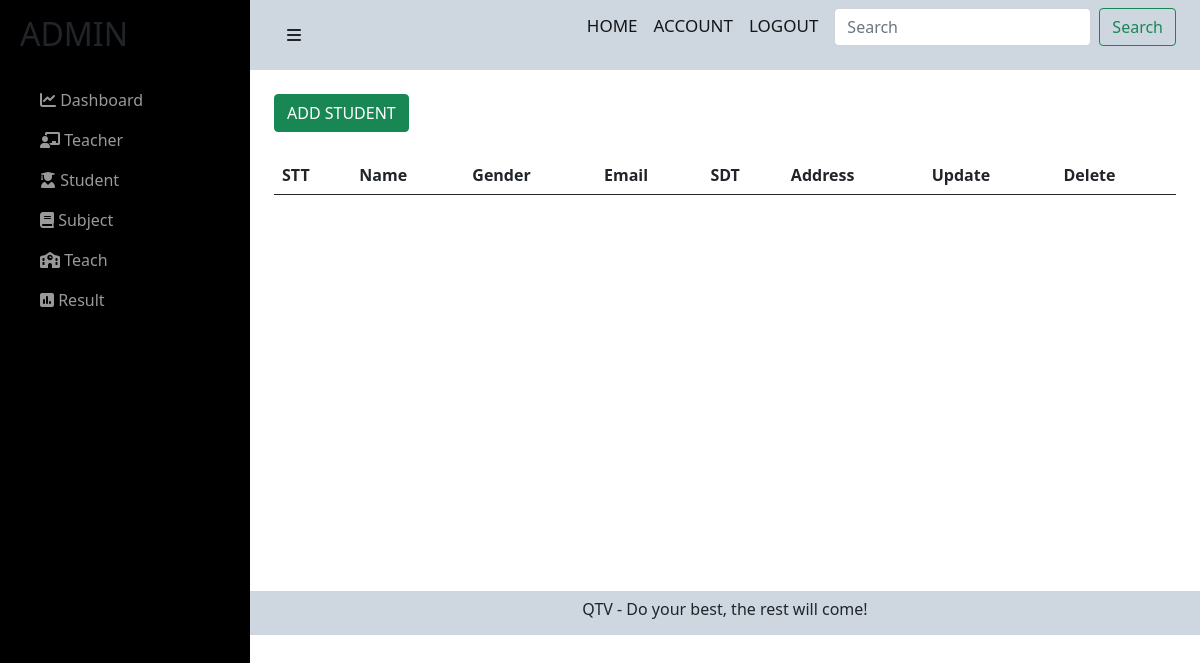
The page /admin/student.php on the database as committed earlier.
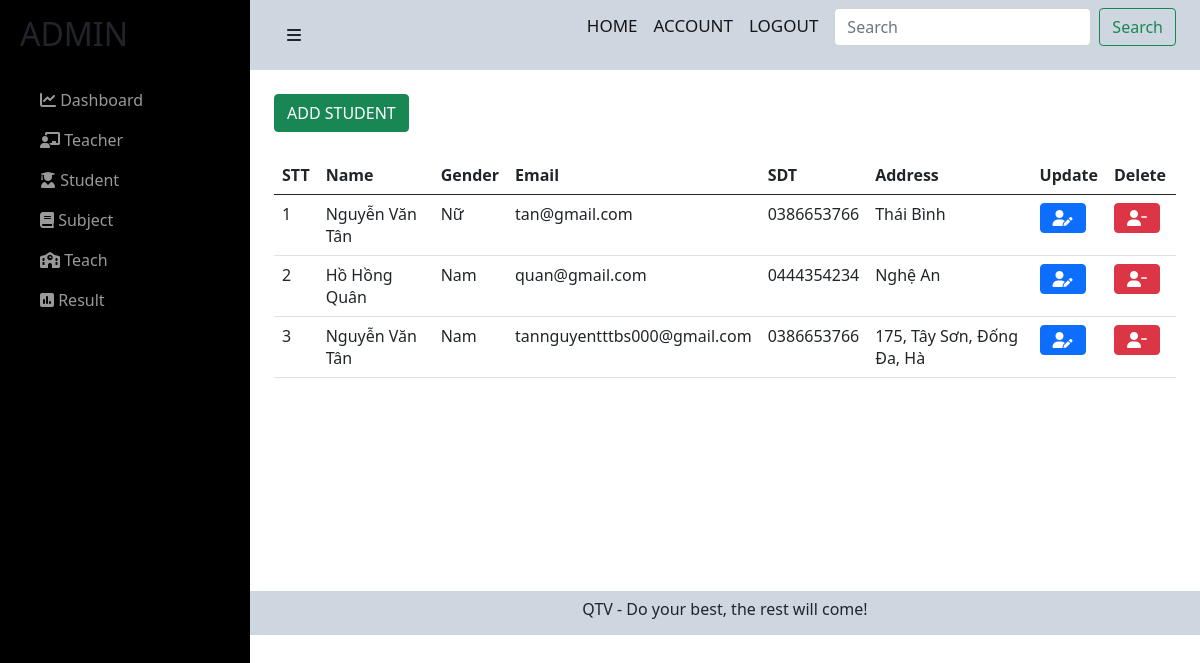
The same page on the database as committed later.
### tables this page shows
CREATE TABLE `sinhvien` (
  `idSV` int(11) NOT NULL,
  `nameSV` varchar(255) NOT NULL,
  `genderSV` tinyint(1) NOT NULL,
  `emailSV` varchar(255) NOT NULL,
  `sdtSV` varchar(255) NOT NULL,
  `addressSV` varchar(255) NOT NULL
);

### admin/student.php (the view, shortened to what this page needs)
<?php include('../config/config.php'); ?>
<link href="https://cdn.jsdelivr.net/npm/bootstrap@5.0.2/dist/css/bootstrap.min.css" rel="stylesheet">
<link rel="stylesheet" href="https://cdnjs.cloudflare.com/ajax/libs/font-awesome/6.0.0-beta2/css/all.min.css" />
<link rel="stylesheet" href="../css/teacher-admin.css">
<div id="wrapper">
    <div id="sidebar-wrapper">
        <ul class="sidebar-nav">
        <li class="sidebar-brand">
                <h2>ADMIN</h2>
            </li>
            <li>
                <a href="index.php"><i class="fas fa-chart-line"></i> Dashboard</a>
            </li>
            <li>
                <a href="teacher.php"><i class="fas fa-chalkboard-teacher"></i> Teacher</a>
            </li>
            <li>
                <a href="student.php"><i class="fas fa-user-graduate"></i> Student</a>
            </li>
            <li>
                <a href="subject.php"><i class="fas fa-book"></i> Subject</a>
            </li>
            <li>
                <a href=".teach.php"><i class="fas fa-school"></i> Teach</a>
            </li>
            <li>
                <a href="result.php"><i class="fas fa-poll"></i> Result</a>
            </li>
        </ul>
    </div>
    <div id="page-content-wrapper">
        <div class="container-fluid">
            <div class="row">
                <div class="col-lg-12">
                    <nav class="navbar navbar-light">
                        <div class="container-fluid">
                            <a href="#menu-toggle" class="btn btn-default" id="menu-toggle"><i class="fas fa-bars"></i></a>
                            <form class="d-flex">
                                <a href="" class="navbar-brand">HOME</a>
                                <a href="" class="navbar-brand">ACCOUNT</a>
                                <a href="" class="navbar-brand">LOGOUT</a>
                                <input class="form-control me-2" type="search" placeholder="Search" aria-label="Search">
                                <button class="btn btn-outline-success" type="submit">Search</button>
                            </form>
                        </div>
                    </nav>
                    <div class="container">
                        <br>
                        <a href="./add-student-admin.php"><button class="btn btn-success"> ADD STUDENT</button></a>
                        <br><br>
                        <table class="table">
                            <thead>
                                <tr>
                                    <th scope="col">STT</th>
                                    <th scope="col">Name</th>
                                    <th scope="col">Gender</th>
                                    <th scope="col">Email</th>
                                    <th scope="col">SDT</th>
                                    <th scope="col">Address</th>
                                    <th scope="col">Update</th>
                                    <th scope="col">Delete</th>
                                </tr>
                            </thead>
                            <tbody>
                                <?php
                                $sql = "SELECT * from sinhvien";
                                $res = mysqli_query($conn, $sql);
                                $sn = 1;
                                if ($res == true) {
                                    while ($row = mysqli_fetch_assoc($res)) {
                                        $genderSV = $row['genderSV'];
                                ?>
                                        <tr>
                                            <td><?php echo $sn++ ?></td>
                                            <td><?php echo $row['nameSV']; ?></td>
                                            <td>
                                                <?php if ($genderSV == 1) {
                                                    echo 'Nam';
                                                }
                                                if ($genderSV == 0) {
                                                    echo 'Nữ';
                                                }
                                                ?>
                                            </td>
                                            <td><?php echo $row['emailSV']; ?></td>
                                            <td><?php echo $row['sdtSV']; ?></td>
                                            <td><?php echo $row['addressSV']; ?></td>
                                            <td>
                                                <a href="./upd-student-admin.php?idSV=<?php echo $row['idSV']; ?>"><button type="button" class="btn btn-primary text-white me-2"><i class="fas fa-user-edit"></i></button></a>
                                            </td>
                                            <td>
                                                <a href="./del-student-admin.php?idSV=<?php echo $row['idSV']; ?>"><button type="button" class="btn btn-danger text-white me-2"><i class="fas fa-user-minus"></i></button></a>
                                            </td>
                                        </tr>
                                <?php
                                    }
                                }
                                ?>
                            </tbody>
                        </table>
                    </div>
                </div>
            </div>
        </div>
        <footer>
            <p class="ftr text-center">
                QTV - Do your best, the rest will come!
            </p>
        </footer>
    </div>
</div>

### css/teacher-admin.css (style rules this page uses)
.row>* { padding : 0; }
#wrapper { padding-left: 0; -webkit-transition: all 0.5s ease; -moz-transition: all 0.5s ease; -o-transition: all 0.5s ease; transition: all 0.5s ease; }
.navbar-brand { font-size:17px; font-weight:500; }
#page-content-wrapper { padding: 50px; position: relative; }
#sidebar-wrapper { z-index: 1000; position: fixed; left: 250px; width: 0; height: 100%; margin-left: -250px; overflow-y: auto; background: #000; -webkit-transition: all 0.5s ease; -moz-transition: all 0.5s ease; -o-transition: all 0.5s ease; transition: all 0.5s ease; }
#page-content-wrapper { width: 100%; position: absolute; padding: 15px; }
.sidebar-nav { position: absolute; top: 0; width: 250px; margin: 0; padding: 0; list-style: none; }
.sidebar-nav li { text-indent: 20px; line-height: 40px; }
.sidebar-nav li a { display: block; text-decoration: none; color: #999999; }
.sidebar-nav > .sidebar-brand { height: 65px; font-size: 18px; line-height: 60px; margin-top: 15px; }
@media (min-width:768px) { #wrapper { padding-left: 250px; } }
@media (min-width:768px) { #sidebar-wrapper { width: 250px; } }
@media (min-width:768px) { #page-content-wrapper { padding: 0; position: relative; } }
.navbar, .ftr { background-color: #ced6e0; }
.ftr { height:44px; margin-bottom: 0; padding-top:6px; }
.container { min-height: 521px; }

Rows that differ between the two databases and show on the page:
added sinhvien: nameSV "Nguyễn Văn Tân", genderSV "Nữ", emailSV "tan@gmail.com", sdtSV "0386653766", addressSV "Thái Bình"
added sinhvien: nameSV "Hồ Hồng Quân", genderSV "Nam", emailSV "quan@gmail.com", sdtSV "0444354234", addressSV "Nghệ An"
added sinhvien: nameSV "Nguyễn Văn Tân", genderSV "Nam", emailSV "tannguyentttbs000@gmail.com", sdtSV "0386653766", addressSV "175, Tây Sơn, Đống Đa, Hà"
